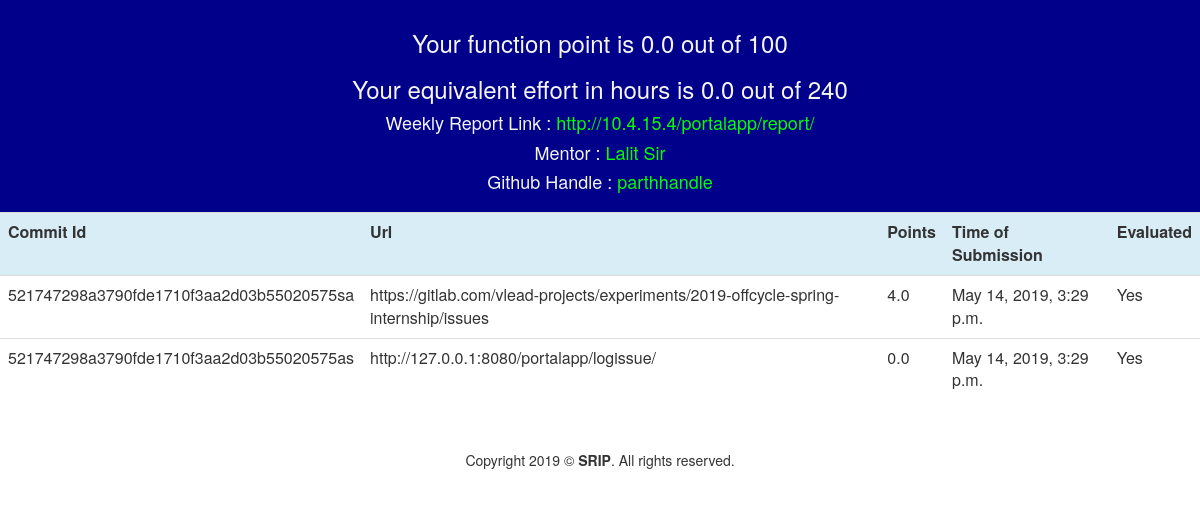
The app's page /users/parth/ (signed in), older data.
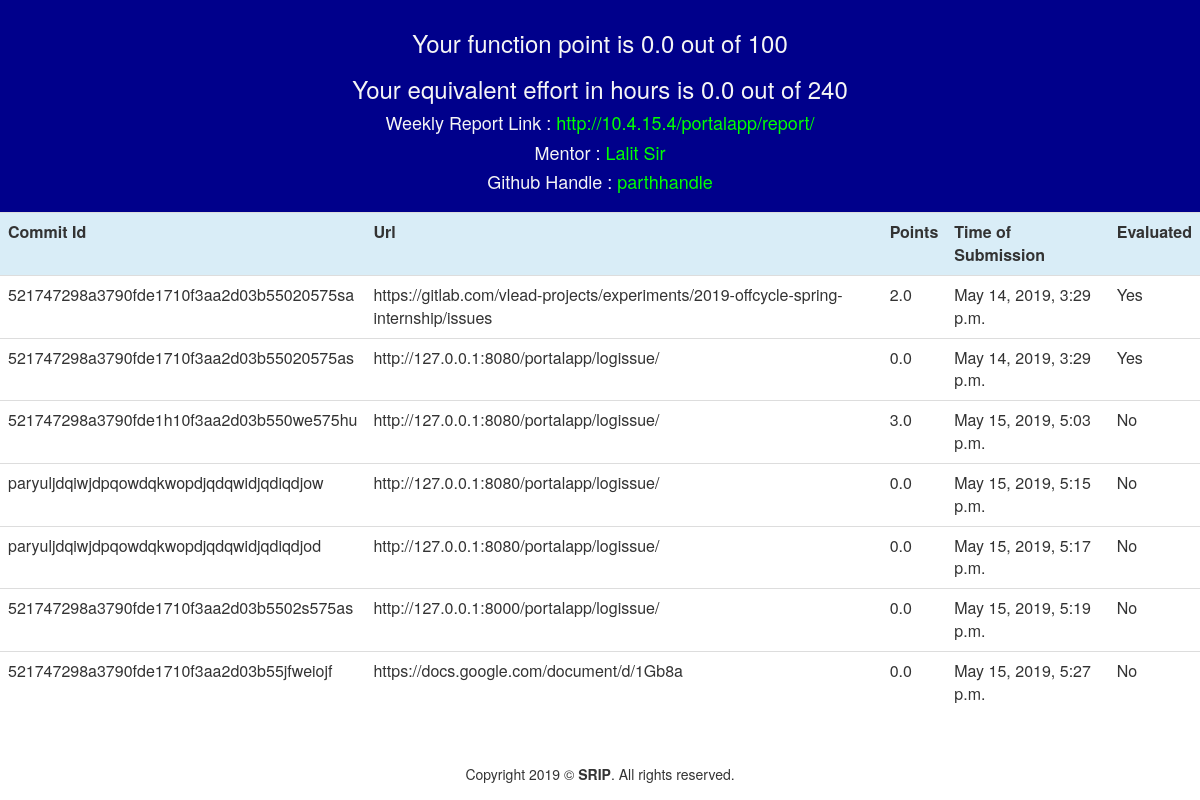
The same page, newer data.
### portalapp/models.py (models this page shows, shortened)
class Student(models.Model):
    user = models.OneToOneField(User, on_delete=models.CASCADE)
    function_points = models.FloatField(default=0)
    effort = models.FloatField(default=0)
    report = models.URLField(default="https://github.com/aditya3498/SRIP2019-Batch1/wiki")
    mentor = models.CharField(max_length=100,blank=True,null=True)
    batch = models.CharField(max_length=100,default="SRIP19-BATCH1")
    handle = models.CharField(max_length=25,unique=True,blank=True,null=True)

class LoggedIssue(models.Model):
    username = models.CharField(max_length=50)
    commit_id = models.CharField(max_length=40,unique=True)
    url = models.URLField(default="https://www.google.com/")
    issue_points = models.FloatField(default=0)
    mentor = models.CharField(max_length=100,blank=True,null=True)
    handle = models.CharField(max_length=25,blank=True,null=True,unique=False)
    toc = models.DateTimeField(default=datetime.now)        ## time of creation
    is_added = models.BooleanField(default=False)

### portalapp/views.py (the view)
# urls.py: url(r'^users/(?P<username>[\w.@+-]+)/$',views.displaypoints,name = 'displaypoints'),
def displaypoints(request, username):
    current_user = request.user
    calculate(current_user)
    info = Student.objects.get(user=current_user)
    issue_info = LoggedIssue.objects.filter(username=current_user)
    if issue_info.exists():
        return render(request, 'portalapp/points.html', {'info': info, 'issue_info': issue_info})
    else:
        return HttpResponse("No Commit logged yet!")

### portalapp/views.py (called while the page is built)
def calculate(current_user):
    div_fac = 27
    mul_fac = 3
    j = 0.45
    power = mul_fac * j
    issue_points_info = LoggedIssue.objects.filter(username=current_user)
    len_com = len(issue_points_info)
    if len_com >=1:
        total = issue_points_info[len_com-1].issue_points
    else:
        total = 0
    user_display_info = Student.objects.get(user=current_user)
    user_display_info.function_points = total
    man_months = total ** power
    man_months = man_months / 27
    user_display_info.effort = man_months * 160
    user_display_info.save()

### portalapp/templates/portalapp/points.html (shortened to what this page needs)
{% load bootstrap3 %}
{% bootstrap_css %}
<html>
<head>
</head>
<body>
    <center>
        <div class="container-fluid" style="background-color: darkblue; padding: 10px;">
            <h3 style="color:whitesmoke">Your function point  is {{ info.function_points }} out of 100</h3>
            <h3 style="color:whitesmoke">Your equivalent effort in hours is {{ info.effort }} out of 240 </h3>
            <h4 style="color:whitesmoke">Weekly Report Link : <a style="color: lime" href= {{ info.report }}> {{ info.report }} </a></h4>
            <h4 style="color:whitesmoke">Mentor : <p style="color: lime; display:inline;"> {{ info.mentor }} </p>  </h4>
            <h4 style="color:whitesmoke">Github Handle : <p style="color: lime ; display:inline;"> {{ info.handle }}</p> </h4>
        </div>
        <div class="table-responsive">
            <table class="table table-hover">
                <tr class="info">
                    <th>Commit Id</th>
                    <th>Url</th>
                    <th>Points</th>
                    <th>Time of Submission</th>
                    <th>Evaluated</th>
                </tr>
                {% for i in issue_info %}
                <tr>
                    <td> {{ i.commit_id }} </td>
                    <td> {{ i.url }} </td>
                    <td> {{ i.issue_points }} </td>
                    <td> {{ i.toc }}</td>
                    {% if i.is_added %}
                    <td>Yes</td>
                    {% else %}
                    <td>No</td>
                    {% endif %}
                </tr>
                {% endfor %}
            </table>
        </div>
    </center>
    <br>
    <footer>
        <div class="container-fluid">
            <p>
                <center>Copyright 2019 ©<b> SRIP</b>. All rights reserved.</center>
            </p>
        </div>
    </footer>
</body>
</html>

Row changes from the older to the newer data that the page shows:
changed LoggedIssue "521747298a3790fde1710f3aa2d03b55020575sa": issue_points "4.0" → "2.0"
added LoggedIssue: commit_id "521747298a3790fde1h10f3aa2d03b550we575hu", url "http://127.0.0.1:8080/portalapp/logissue/", issue_points "3.0", toc "May 15, 2019, 5:03 p.m.", is_added "No"
added LoggedIssue: commit_id "paryuljdqiwjdpqowdqkwopdjqdqwidjqdiqdjow", url "http://127.0.0.1:8080/portalapp/logissue/", issue_points "0.0", toc "May 15, 2019, 5:15 p.m.", is_added "No"
added LoggedIssue: commit_id "paryuljdqiwjdpqowdqkwopdjqdqwidjqdiqdjod", url "http://127.0.0.1:8080/portalapp/logissue/", issue_points "0.0", toc "May 15, 2019, 5:17 p.m.", is_added "No"
added LoggedIssue: commit_id "521747298a3790fde1710f3aa2d03b5502s575as", url "http://127.0.0.1:8000/portalapp/logissue/", issue_points "0.0", toc "May 15, 2019, 5:19 p.m.", is_added "No"
added LoggedIssue: commit_id "521747298a3790fde1710f3aa2d03b55jfweiojf", url "https://docs.google.com/document/d/1Gb8a", issue_points "0.0", toc "May 15, 2019, 5:27 p.m.", is_added "No"
